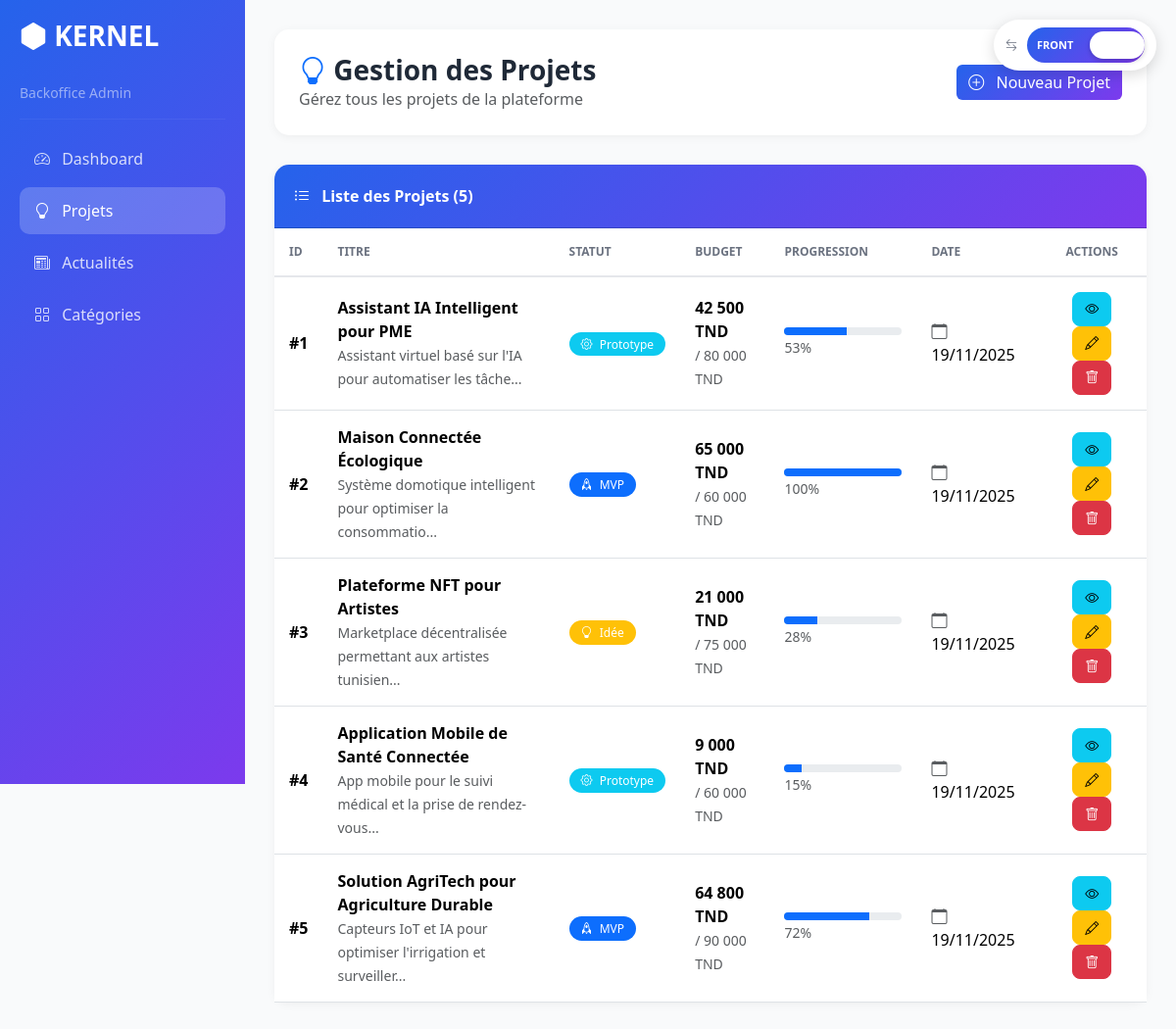
The app's page /view/BackOffice/projet/listeProjet.php with its own data.
### tables this page shows
CREATE TABLE `projet` (
  `id` int(11) NOT NULL,
  `titre` varchar(200) DEFAULT NULL,
  `description` text DEFAULT NULL,
  `budget_requis` decimal(10,2) DEFAULT NULL,
  `budget_actuel` decimal(10,2) DEFAULT NULL,
  `statut` enum('idee','prototype','mvp','production') DEFAULT 'idee',
  `date_creation` datetime DEFAULT NULL,
  `user_id` int(11) DEFAULT NULL
);

### controller/projetcontroller.php (called while the page is built, shortened)
<?php
class ProjetController {
    public function listProjets() {
        $sql = "SELECT p.*,
                (SELECT COUNT(*) FROM projet_categorie pc WHERE pc.projet_id = p.id) as nb_categories
                FROM projet p
                ORDER BY p.date_creation DESC";
        $db = config::getConnexion();
        try {
            $list = $db->query($sql);
            return $list->fetchAll();
        } catch (Exception $e) {
            die('Error:' . $e->getMessage());
        }
    }
}
?>

### view/BackOffice/projet/listeProjet.php (the view, shortened to what this page needs)
<?php
include_once(__DIR__ . '/../../../controller/projetcontroller.php');
include_once(__DIR__ . '/../../components/office-switch.php');
$projetController = new ProjetController();
$projets = $projetController->listProjets();
?>
<!DOCTYPE html>
<html lang="fr">
<head>
    <link href="https://cdn.jsdelivr.net/npm/bootstrap@5.3.1/dist/css/bootstrap.min.css" rel="stylesheet">
    <link rel="stylesheet" href="https://cdn.jsdelivr.net/npm/bootstrap-icons@1.10.0/font/bootstrap-icons.min.css">
</head>
<body>
    <?php echo renderOfficeSwitch('back', 'projet'); ?>
    <div class="container-fluid">
        <div class="row">
            <div class="sidebar">
                <h3><i class="bi bi-hexagon-fill"></i> KERNEL</h3>
                <p class="text-white-50 small">Backoffice Admin</p>
                <hr style="border-color: rgba(255,255,255,0.2);">
                <ul class="nav flex-column">
                    <li class="nav-item">
                        <a class="nav-link" href="../dashboard.php">
                            <i class="bi bi-speedometer2 me-2"></i> Dashboard
                        </a>
                    </li>
                    <li class="nav-item">
                        <a class="nav-link active" href="listeProjet.php">
                            <i class="bi bi-lightbulb me-2"></i> Projets
                        </a>
                    </li>
                    <li class="nav-item">
                        <a class="nav-link" href="../actualite/listeActualite.php">
                            <i class="bi bi-newspaper me-2"></i> Actualités
                        </a>
                    </li>
                    <li class="nav-item">
                        <a class="nav-link" href="../categorie/listeCategorie.php">
                            <i class="bi bi-grid me-2"></i> Catégories
                        </a>
                    </li>
                </ul>
            </div>
            <div class="main-content">
                <div class="page-header d-flex justify-content-between align-items-center">
                    <div>
                        <h1><i class="bi bi-lightbulb text-primary"></i> Gestion des Projets</h1>
                        <p class="text-muted mb-0">Gérez tous les projets de la plateforme</p>
                    </div>
                    <a href="ajouterProjet.php" class="btn btn-primary">
                        <i class="bi bi-plus-circle me-2"></i> Nouveau Projet
                    </a>
                </div>
                <div class="card">
                    <div class="card-header">
                        <i class="bi bi-list-ul me-2"></i> Liste des Projets (<?php echo count($projets); ?>)
                    </div>
                    <div class="card-body p-0">
                        <?php if (empty($projets)): ?>
                            <div class="text-center py-5">
                                <i class="bi bi-inbox" style="font-size: 48px; color: #E5E7EB;"></i>
                                <p class="text-muted mt-3">Aucun projet pour le moment</p>
                                <a href="ajouterProjet.php" class="btn btn-primary">
                                    <i class="bi bi-plus-circle me-2"></i> Créer le premier projet
                                </a>
                            </div>
                        <?php else: ?>
                            <div class="table-responsive">
                                <table class="table table-hover mb-0">
                                    <thead>
                                        <tr>
                                            <th>ID</th>
                                            <th>Titre</th>
                                            <th>Statut</th>
                                            <th>Budget</th>
                                            <th>Progression</th>
                                            <th>Date</th>
                                            <th class="text-center">Actions</th>
                                        </tr>
                                    </thead>
                                    <tbody>
                                        <?php foreach ($projets as $projet):
                                            $statutBadges = [
                                                'idee' => ['class' => 'bg-warning', 'icon' => 'lightbulb', 'text' => 'Idée'],
                                                'prototype' => ['class' => 'bg-info', 'icon' => 'gear', 'text' => 'Prototype'],
                                                'mvp' => ['class' => 'bg-primary', 'icon' => 'rocket', 'text' => 'MVP'],
                                                'production' => ['class' => 'bg-success', 'icon' => 'check-circle', 'text' => 'Production']
                                            ];
                                            $badge = $statutBadges[$projet['statut']] ?? $statutBadges['idee'];
                                            $percentage = $projet['budget_requis'] > 0
                                                ? min(100, round(($projet['budget_actuel'] / $projet['budget_requis']) * 100))
                                                : 0;
                                        ?>
                                            <tr>
                                                <td><strong>#<?php echo $projet['id']; ?></strong></td>
                                                <td>
                                                    <strong><?php echo htmlspecialchars($projet['titre']); ?></strong>
                                                    <br>
                                                    <small class="text-muted">
                                                        <?php echo htmlspecialchars(substr($projet['description'], 0, 60)) . '...'; ?>
                                                    </small>
                                                </td>
                                                <td>
                                                    <span class="badge <?php echo $badge['class']; ?>">
                                                        <i class="bi bi-<?php echo $badge['icon']; ?> me-1"></i>
                                                        <?php echo $badge['text']; ?>
                                                    </span>
                                                </td>
                                                <td>
                                                    <strong><?php echo number_format($projet['budget_actuel'], 0, ',', ' '); ?> TND</strong>
                                                    <br>
                                                    <small class="text-muted">/ <?php echo number_format($projet['budget_requis'], 0, ',', ' '); ?> TND</small>
                                                </td>
                                                <td style="min-width: 150px;">
                                                    <div class="progress">
                                                        <div class="progress-bar bg-primary"
                                                             role="progressbar"
                                                             style="width: <?php echo $percentage; ?>%"
                                                             aria-valuenow="<?php echo $percentage; ?>"
                                                             aria-valuemin="0"
                                                             aria-valuemax="100">
                                                        </div>
                                                    </div>
                                                    <small class="text-muted"><?php echo $percentage; ?>%</small>
                                                </td>
                                                <td>
                                                    <i class="bi bi-calendar text-muted me-1"></i>
                                                    <?php echo date('d/m/Y', strtotime($projet['date_creation'])); ?>
                                                </td>
                                                <td class="text-center">
                                                    <a href="../../FrontOffice/detailsprojet.php?id=<?php echo $projet['id']; ?>"
                                                       class="btn btn-sm btn-info btn-action"
                                                       title="Voir"
                                                       target="_blank">
                                                        <i class="bi bi-eye"></i>
                                                    </a>
                                                    <a href="modifierProjet.php?id=<?php echo $projet['id']; ?>"
                                                       class="btn btn-sm btn-warning btn-action"
                                                       title="Modifier">
                                                        <i class="bi bi-pencil"></i>
                                                    </a>
                                                    <a href="supprimerProjet.php?id=<?php echo $projet['id']; ?>"
                                                       class="btn btn-sm btn-danger btn-action"
                                                       onclick="return confirm('Êtes-vous sûr de vouloir supprimer ce projet ?');"
                                                       title="Supprimer">
                                                        <i class="bi bi-trash"></i>
                                                    </a>
                                                </td>
                                            </tr>
                                        <?php endforeach; ?>
                                    </tbody>
                                </table>
                            </div>
                        <?php endif; ?>
                    </div>
                </div>
            </div>
        </div>
    </div>
</body>
</html>

### view/BackOffice/projet/listeProjet.php (style rules this page uses)
:root { --primary: #2563EB; --secondary: #7C3AED; --accent: #F59E0B; }
body { background: #F9FAFB; overflow-x: hidden; }
.sidebar { background: linear-gradient(135deg, var(--primary), var(--secondary)); min-height: 100vh; color: white; position: fixed; width: 250px; padding: 20px; left: 0; top: 0; z-index: 1000; }
.sidebar h3 { font-weight: 700; margin-bottom: 30px; }
.sidebar .nav-link { color: rgba(255,255,255,0.8); padding: 12px 15px; border-radius: 10px; margin-bottom: 5px; transition: all 0.3s; }
.sidebar .nav-link:hover, .sidebar .nav-link.active { background: rgba(255,255,255,0.2); color: white; }
.main-content { margin-left: 250px; padding: 30px; min-height: 100vh; width: calc(100% - 250px); overflow-x: hidden; }
.page-header { background: white; padding: 25px; border-radius: 15px; box-shadow: 0 2px 10px rgba(0,0,0,0.05); margin-bottom: 30px; }
.page-header h1 { font-size: 28px; font-weight: 700; color: #1F2937; margin: 0; }
.card { border: none; border-radius: 15px; box-shadow: 0 2px 10px rgba(0,0,0,0.05); }
.card-header { background: linear-gradient(135deg, var(--primary), var(--secondary)); color: white; border-radius: 15px 15px 0 0 !important; padding: 20px; font-weight: 600; }
.table { margin: 0; }
.table thead th { border-bottom: 2px solid #E5E7EB; color: #6B7280; font-weight: 600; text-transform: uppercase; font-size: 12px; padding: 15px; }
.table tbody td { padding: 15px; vertical-align: middle; }
.badge { padding: 6px 12px; font-weight: 500; border-radius: 20px; }
.btn-action { padding: 6px 12px; border-radius: 8px; font-size: 14px; margin: 0 2px; }
.btn-primary { background: linear-gradient(135deg, var(--primary), var(--secondary)); border: none; }
.progress { height: 8px; border-radius: 10px; }

### records on screen
projet: id "1", titre "Assistant IA Intelligent pour PME", description "Assistant virtuel basé sur l'IA pour automatiser les tâche", statut "Prototype", budget_actuel "42 500", budget_requis "80 000", percentage "53", date_creation "19/11/2025"
projet: id "2", titre "Maison Connectée Écologique", description "Système domotique intelligent pour optimiser la consommatio", statut "MVP", budget_actuel "65 000", budget_requis "60 000", percentage "100", date_creation "19/11/2025"
projet: id "3", titre "Plateforme NFT pour Artistes", description "Marketplace décentralisée permettant aux artistes tunisien", statut "Idée", budget_actuel "21 000", budget_requis "75 000", percentage "28", date_creation "19/11/2025"
projet: id "4", titre "Application Mobile de Santé Connectée", description "App mobile pour le suivi médical et la prise de rendez-vous", statut "Prototype", budget_actuel "9 000", budget_requis "60 000", percentage "15", date_creation "19/11/2025"
projet: id "5", titre "Solution AgriTech pour Agriculture Durable", description "Capteurs IoT et IA pour optimiser l'irrigation et surveiller", statut "MVP", budget_actuel "64 800", budget_requis "90 000", percentage "72", date_creation "19/11/2025"

### other values on screen
count($projets) "5"
